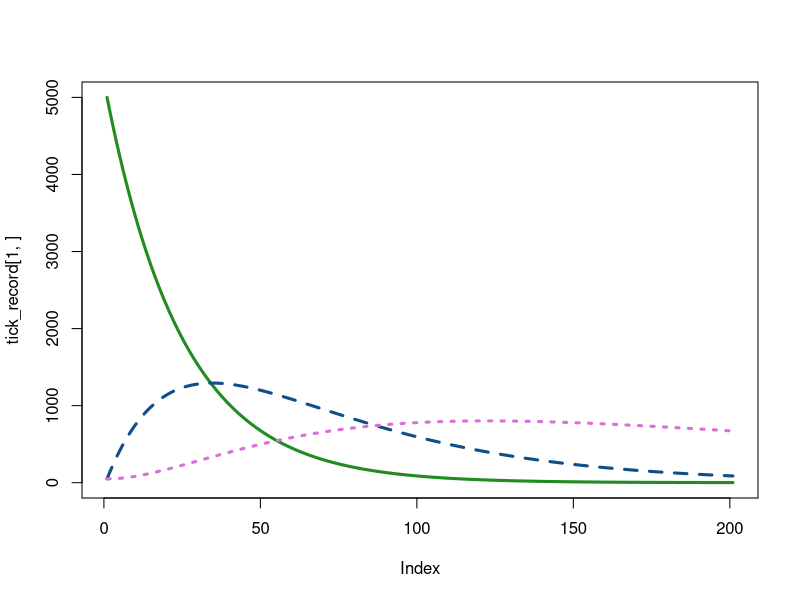

The R source for this figure:
#Test model script

# Setting up the # days the simulation runs for
days <- 1:200

#Read in our data
#Arrays (200 values, represent precipitation, temperature, host phenology, etc)

#Starting population sizes
larvae <- 5000 #by life stage
nymphs <- 50
adults <- 50

#Setting up record keeping
tick_record <- matrix(NA, nrow=3,ncol=length(days)+1)
tick_record[1:3,1] <- c(larvae,nymphs,adults)

for (each_day in days){
  
  print(each_day)
  
  current_larvae <- tick_record[1,each_day]
  current_nymphs <- tick_record[2,each_day]
  current_adults <- tick_record[3,each_day]
  
  #We will say that X% of larvae each day die :(

  #We will say 1% find a host and become nymphs
  # Example with other data larvae_death_rate <- prec[each_day]*.1 + temp[each_day]*.2
  
  #So .98 indicates loss to nymph compartment
  larvae_updated <- current_larvae*.98 - current_larvae*.02
  
  #New nymphs molting
  
  #We will say X% of our nymphs die each day again, and then some become adults (3%)
  nymphs_updated <- current_nymphs*.99 + current_larvae*.02 - current_nymphs*.01
  
  #New adults molting
  
  #Finally, update adult compartment
  adults_updated <- current_adults*.995 + current_nymphs*.01
  
  #Adults -> Larvae (new compartment)
  
  tick_record[1:3,(each_day+1)] <- c(larvae_updated,nymphs_updated,adults_updated)
}

plot(tick_record[1,],type="l",col="forestgreen",lwd=3,lty=1)
points(tick_record[2,],type="l",col="dodgerblue4",lwd=3,lty=2)
points(tick_record[3,],type="l",col="orchid",lwd=3,lty=3)
